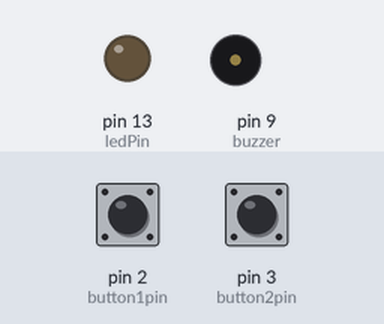
Recording of a sketch running on a simulated Arduino Uno, built with avr-gcc and run on an emulated ATmega328P. Parts: output pins drawn as LEDs (lit = HIGH), buzzer (waves = sounding). The inputs (shaded band) are chosen by the test bench; at power-on: pin 2 (button1pin) HIGH, pin 3 (button2pin) HIGH. What the sketch prints to the serial monitor is not drawn.

Above: at 0.3 s.
Timing chart, 0 to 3.0 s (numbered marks = the images above):
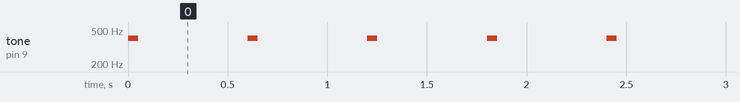

The sketch:

metronome.ino
```cpp
const int button1pin = 2;
const int button2pin = 3;
const int ledPin = 13;
const int buzzer = 9;

int b1State, b2State;

float bpm = 100;

void setup()
{
  pinMode(button1pin, INPUT);
  pinMode(button2pin, INPUT);
  pinMode(ledPin, OUTPUT);

  Serial.begin(9600);
}
void loop(){
  b1State = digitalRead(button1pin);
  b2State = digitalRead(button2pin);

  if(b1State == LOW){//b1 pressed
    bpm-=1;
  }
  else if(b2State == LOW){
    bpm+=1;
  }

  Serial.println(round(bpm));

  digitalWrite(ledPin, HIGH);
  tone(buzzer, 400, 50);
  digitalWrite(ledPin, LOW);
  delay(round(60000 / round(bpm)));

}
```

Measured:
- by itself, tone on pin 9 (buzzer): alternates 400 Hz for 0.05 s and silent for 0.55 s
